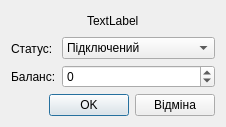
<?xml version="1.0" encoding="UTF-8"?>
<ui version="4.0">
 <class>AddMoney</class>
 <widget class="QDialog" name="AddMoney">
  <property name="geometry">
   <rect>
    <x>0</x>
    <y>0</y>
    <width>196</width>
    <height>127</height>
   </rect>
  </property>
  <property name="windowTitle">
   <string>Оплата</string>
  </property>
  <layout class="QGridLayout" name="gridLayout_2">
   <item row="0" column="0">
    <layout class="QHBoxLayout" name="horizontalLayout_2">
     <item>
      <spacer name="horizontalSpacer_2">
       <property name="orientation">
        <enum>Qt::Horizontal</enum>
       </property>
       <property name="sizeHint" stdset="0">
        <size>
         <width>40</width>
         <height>20</height>
        </size>
       </property>
      </spacer>
     </item>
     <item>
      <widget class="QLabel" name="label">
       <property name="text">
        <string>TextLabel</string>
       </property>
      </widget>
     </item>
     <item>
      <spacer name="horizontalSpacer_3">
       <property name="orientation">
        <enum>Qt::Horizontal</enum>
       </property>
       <property name="sizeHint" stdset="0">
        <size>
         <width>40</width>
         <height>20</height>
        </size>
       </property>
      </spacer>
     </item>
    </layout>
   </item>
   <item row="1" column="0">
    <layout class="QGridLayout" name="gridLayout">
     <item row="0" column="0">
      <layout class="QVBoxLayout" name="verticalLayout_2">
       <item>
        <widget class="QLabel" name="label_3">
         <property name="text">
          <string>Статус:</string>
         </property>
        </widget>
       </item>
       <item>
        <widget class="QLabel" name="label_2">
         <property name="text">
          <string>Баланс:</string>
         </property>
        </widget>
       </item>
      </layout>
     </item>
     <item row="0" column="1">
      <layout class="QVBoxLayout" name="verticalLayout">
       <item>
        <widget class="QComboBox" name="cbConnectionStatus">
         <item>
          <property name="text">
           <string>Підключений</string>
          </property>
         </item>
         <item>
          <property name="text">
           <string>Відключений</string>
          </property>
         </item>
         <item>
          <property name="text">
           <string>Відключений за борги</string>
          </property>
         </item>
        </widget>
       </item>
       <item>
        <widget class="QSpinBox" name="spBalance">
         <property name="minimum">
          <number>-1</number>
         </property>
         <property name="maximum">
          <number>1200</number>
         </property>
        </widget>
       </item>
      </layout>
     </item>
    </layout>
   </item>
   <item row="2" column="0">
    <layout class="QHBoxLayout" name="horizontalLayout">
     <item>
      <spacer name="horizontalSpacer">
       <property name="orientation">
        <enum>Qt::Horizontal</enum>
       </property>
       <property name="sizeHint" stdset="0">
        <size>
         <width>40</width>
         <height>20</height>
        </size>
       </property>
      </spacer>
     </item>
     <item>
      <widget class="QPushButton" name="pbApply">
       <property name="text">
        <string>OK</string>
       </property>
      </widget>
     </item>
     <item>
      <widget class="QPushButton" name="pbCancel">
       <property name="text">
        <string>Відміна</string>
       </property>
      </widget>
     </item>
    </layout>
   </item>
  </layout>
 </widget>
 <resources/>
 <connections/>
</ui>
